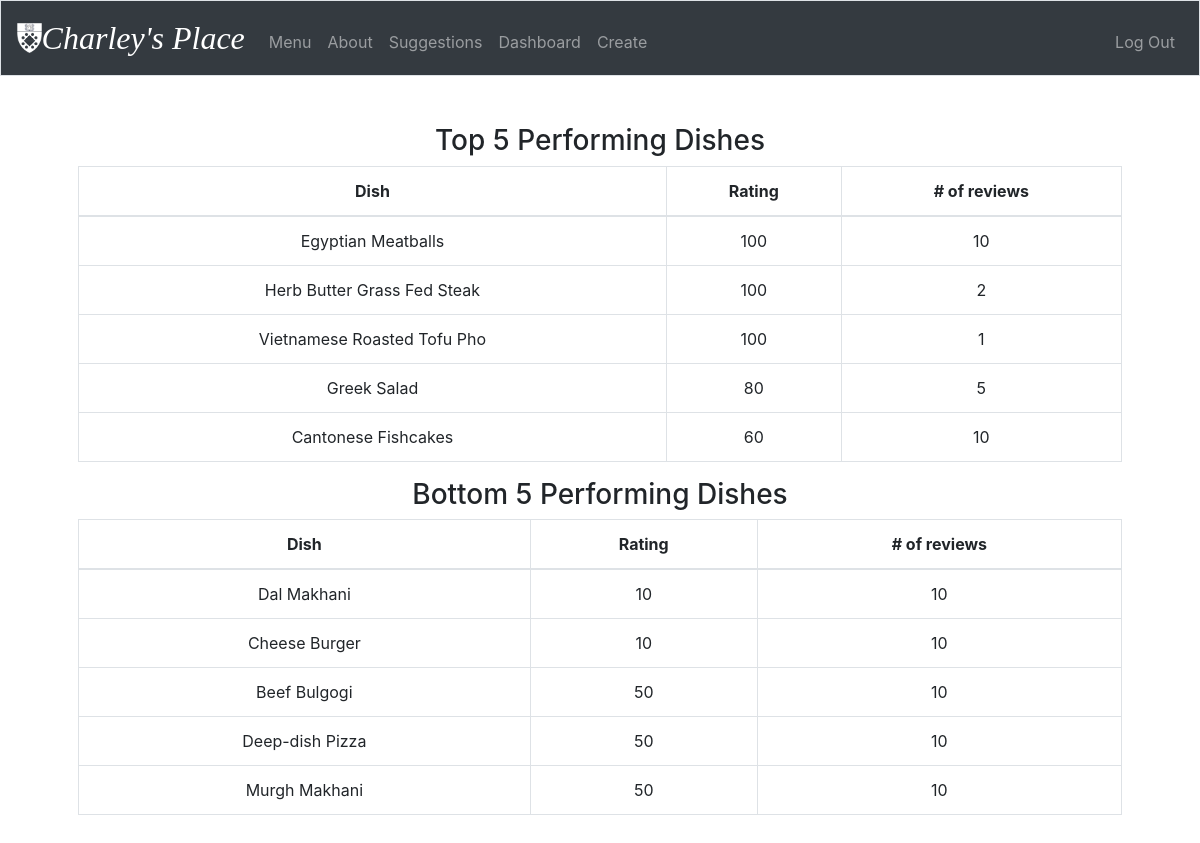
The page /dashboard (signed in) on the database as committed earlier.
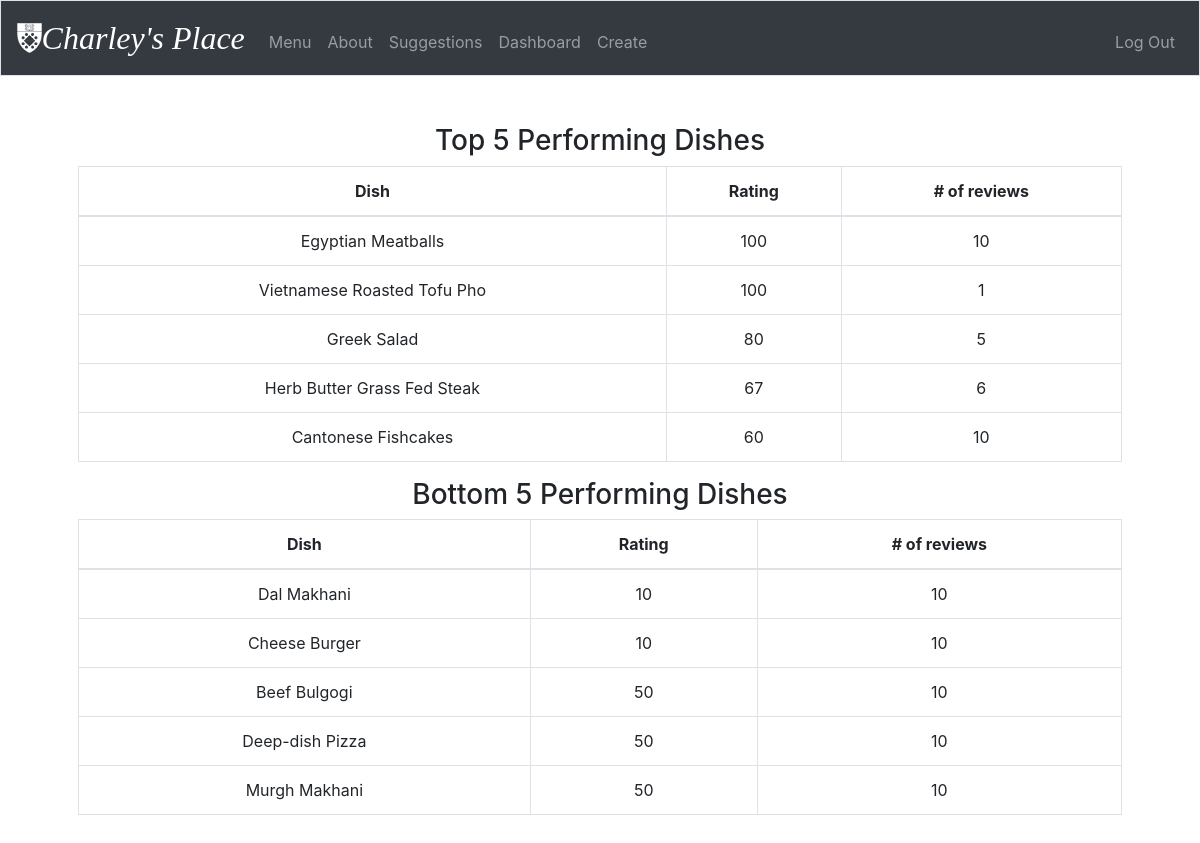
The same page on the database as committed later.
### tables this page shows
CREATE TABLE 'dishes' ('ID' integer PRIMARY KEY AUTOINCREMENT NOT NULL, 'name' text NOT NULL, 'ingredients' text NOT NULL, 'type' text NOT NULL, 'country_of_origin' text NOT NULL, 'avg_rating' numeric, 'count_reviews' integer, 'creation_date'  date DEFAULT CURRENT_DATE  , 'creation_timestamp'  timestamp DEFAULT CURRENT_TIMESTAMP  , 'likes' INTEGER DEFAULT 0, 'dislikes' INTEGER DEFAULT 0);

### application.py (the view)
@app.route("/dashboard", methods=["GET", "POST"])
@login_required
def dashboard():
    if request.method == "GET":
        top = db.execute("SELECT * FROM dishes WHERE avg_rating IS NOT NULL ORDER BY avg_rating DESC LIMIT 5")
        bottom = db.execute("SELECT * FROM dishes WHERE avg_rating IS NOT NULL ORDER BY avg_rating ASC LIMIT 5")
        return render_template("dashboard.html", top = top, bottom = bottom)
    else:
        return apology("TODO")

### application.py (called while the page is built)
@app.after_request
def after_request(response):
    response.headers["Cache-Control"] = "no-cache, no-store, must-revalidate"
    response.headers["Expires"] = 0
    response.headers["Pragma"] = "no-cache"
    return response

### helpers.py (called while the page is built)
def login_required(f):
    @wraps(f)
    def decorated_function(*args, **kwargs):
        if session.get("user_id") is None:
            return redirect("/login")
        return f(*args, **kwargs)
    return decorated_function

### templates/dashboard.html (shortened to what this page needs)
{% extends "layout.html" %}
{% block main %}
    <h3>Top 5 Performing Dishes</h3>
    <table class="table table-bordered">
      <thead>
        <tr>
          <th scope="col">Dish</th>
          <th scope="col">Rating</th>
          <th scope="col"># of reviews</th>
        </tr>
      </thead>
      <tbody>
        {% for row in top %}
        <tr>
            <td>{{ row['name'] }}</td>
            <td>{{ row['avg_rating'] }}</td>
            <td>{{ row['count_reviews'] }}</td>
        </tr>
        {% endfor %}
      </tbody>
    </table>
        <h3>Bottom 5 Performing Dishes</h3>
    <table class="table table-bordered">
      <thead>
        <tr>
          <th scope="col">Dish</th>
          <th scope="col">Rating</th>
          <th scope="col"># of reviews</th>
        </tr>
      </thead>
      <tbody>
        {% for row in bottom %}
        <tr>
            <td>{{ row['name'] }}</td>
            <td>{{ row['avg_rating'] }}</td>
            <td>{{ row['count_reviews'] }}</td>
        </tr>
        {% endfor %}
      </tbody>
    </table>
{% endblock %}

Rows that differ between the two databases and show on the page:
changed dishes "Herb Butter Grass Fed Steak": avg_rating "100" → "67"; count_reviews "2" → "6"; moves down the list
